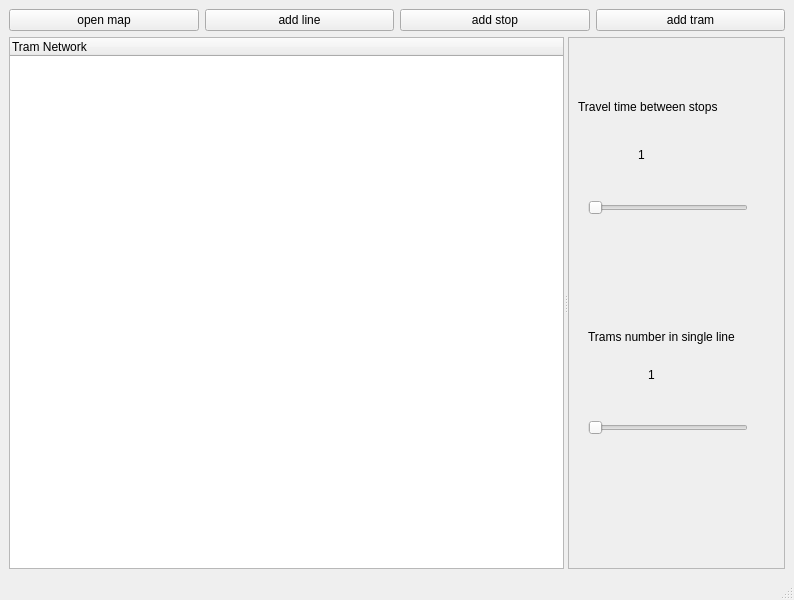
<?xml version="1.0" encoding="UTF-8"?>
<ui version="4.0">
 <class>ModifyNetwork</class>
 <widget class="QMainWindow" name="ModifyNetwork">
  <property name="geometry">
   <rect>
    <x>0</x>
    <y>0</y>
    <width>794</width>
    <height>600</height>
   </rect>
  </property>
  <property name="windowTitle">
   <string>MainWindow</string>
  </property>
  <widget class="QWidget" name="centralwidget">
   <layout class="QVBoxLayout" name="verticalLayout">
    <item>
     <layout class="QGridLayout" name="gridLayout">
      <item row="0" column="3">
       <widget class="QPushButton" name="addTram">
        <property name="text">
         <string>add tram</string>
        </property>
       </widget>
      </item>
      <item row="0" column="2">
       <widget class="QPushButton" name="addStop">
        <property name="text">
         <string>add stop</string>
        </property>
       </widget>
      </item>
      <item row="0" column="1">
       <widget class="QPushButton" name="addLine">
        <property name="text">
         <string>add line</string>
        </property>
       </widget>
      </item>
      <item row="0" column="0">
       <widget class="QPushButton" name="StartSimulation">
        <property name="text">
         <string>open map</string>
        </property>
       </widget>
      </item>
      <item row="1" column="0" colspan="4">
       <widget class="QSplitter" name="splitter">
        <property name="orientation">
         <enum>Qt::Horizontal</enum>
        </property>
        <widget class="QTreeWidget" name="ModifyNetworkTree">
         <property name="animated">
          <bool>false</bool>
         </property>
         <property name="columnCount">
          <number>1</number>
         </property>
         <column>
          <property name="text">
           <string>Tram Network</string>
          </property>
         </column>
        </widget>
        <widget class="QFrame" name="frame">
         <property name="frameShape">
          <enum>QFrame::StyledPanel</enum>
         </property>
         <property name="frameShadow">
          <enum>QFrame::Raised</enum>
         </property>
         <widget class="QLabel" name="label">
          <property name="geometry">
           <rect>
            <x>70</x>
            <y>110</y>
            <width>60</width>
            <height>16</height>
           </rect>
          </property>
          <property name="text">
           <string>1</string>
          </property>
         </widget>
         <widget class="QLabel" name="label_2">
          <property name="geometry">
           <rect>
            <x>80</x>
            <y>330</y>
            <width>60</width>
            <height>16</height>
           </rect>
          </property>
          <property name="text">
           <string>1</string>
          </property>
         </widget>
         <widget class="QLabel" name="TextLabel">
          <property name="geometry">
           <rect>
            <x>10</x>
            <y>60</y>
            <width>181</width>
            <height>20</height>
           </rect>
          </property>
          <property name="text">
           <string>Travel time between stops</string>
          </property>
         </widget>
         <widget class="QLabel" name="TextLabel2">
          <property name="geometry">
           <rect>
            <x>20</x>
            <y>290</y>
            <width>181</width>
            <height>20</height>
           </rect>
          </property>
          <property name="text">
           <string>Trams number in single line</string>
          </property>
         </widget>
         <widget class="QSlider" name="SliderTime">
          <property name="geometry">
           <rect>
            <x>20</x>
            <y>160</y>
            <width>160</width>
            <height>22</height>
           </rect>
          </property>
          <property name="orientation">
           <enum>Qt::Horizontal</enum>
          </property>
         </widget>
         <widget class="QSlider" name="SliderNumber">
          <property name="geometry">
           <rect>
            <x>20</x>
            <y>380</y>
            <width>160</width>
            <height>22</height>
           </rect>
          </property>
          <property name="orientation">
           <enum>Qt::Horizontal</enum>
          </property>
         </widget>
        </widget>
       </widget>
      </item>
     </layout>
    </item>
   </layout>
  </widget>
  <widget class="QMenuBar" name="menubar">
   <property name="geometry">
    <rect>
     <x>0</x>
     <y>0</y>
     <width>794</width>
     <height>37</height>
    </rect>
   </property>
  </widget>
  <widget class="QStatusBar" name="statusbar"/>
 </widget>
 <resources/>
 <connections/>
</ui>
